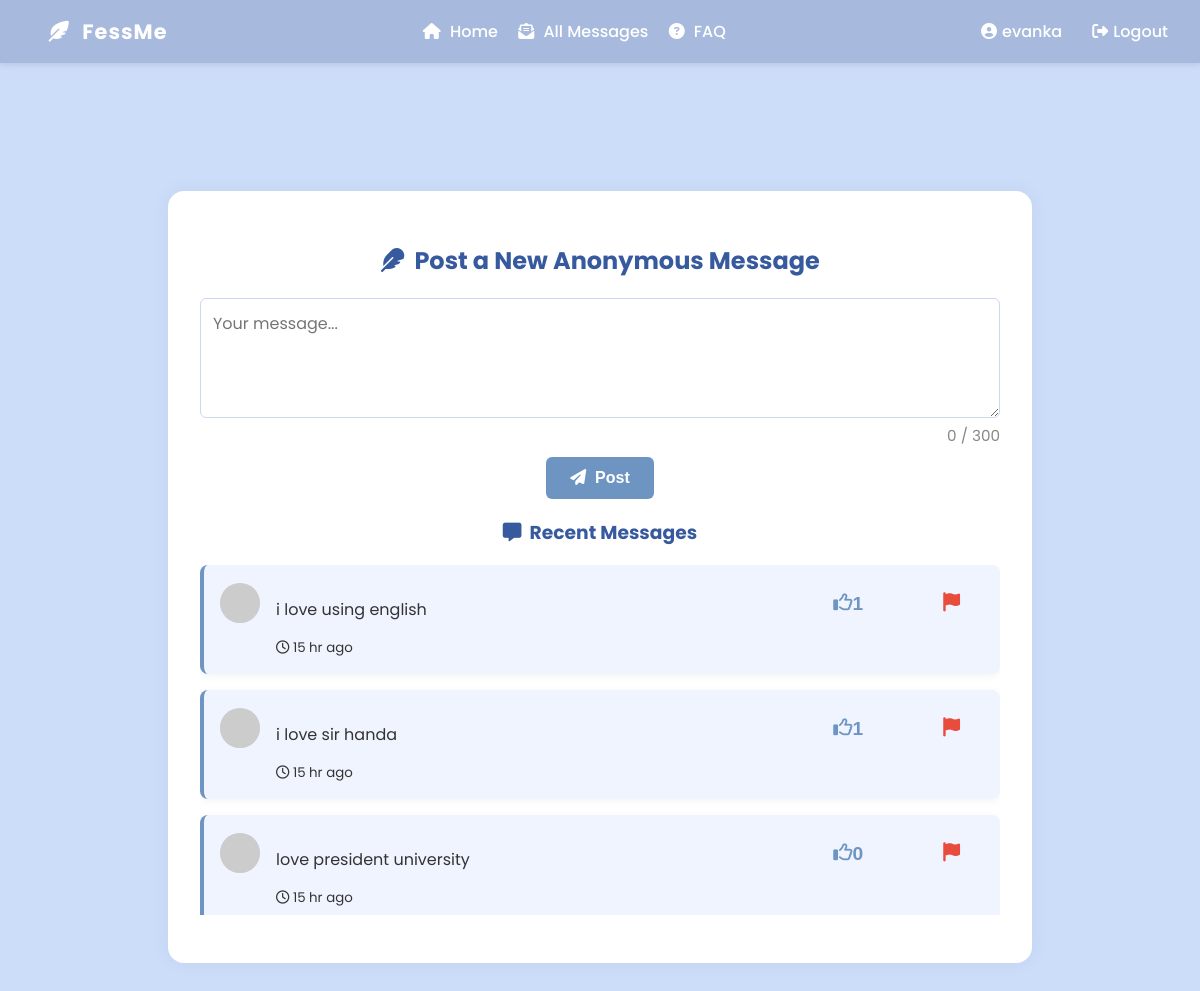
Screenshot of /body.php (signed in) with the database file from the repository.
### tables this page shows
CREATE TABLE `messages` (
  `id` int(11) NOT NULL,
  `user_id` int(11) DEFAULT NULL,
  `content` text NOT NULL,
  `created_at` timestamp NOT NULL DEFAULT current_timestamp()
);

### body.php (the view, shortened to what this page needs)
<?php
include 'db.php';
include 'navbar.php';
function timeAgo($datetime) {
    $timestamp = strtotime($datetime);
    $diff = time() - $timestamp;
    if ($diff < 86400) return floor($diff/3600) . ' hr ago';
    return floor($diff/31536000) . ' yr ago';
}
$can_post = true;
?>
<head>
    <link rel="stylesheet" href="css/style.css">
</head>
<body>
    <div class="container">
        <h2><i class="fa-solid fa-feather"></i>&nbsp; Post a New Anonymous Message</h2>
        <form method="POST" id="postForm" onsubmit="return confirmPost();">
            <textarea name="content" id="contentArea" maxlength="300" placeholder="Your message..." required></textarea>
            <div class="char-counter" id="charCounter">0 / 300</div>
            <div style="display: flex; justify-content: center;">
                <button type="submit" id="postBtn" <?= !$can_post ? 'disabled' : '' ?>><i class="fa-solid fa-paper-plane"></i> &nbsp;&nbsp;Post</button>
            </div>
        </form>
        <h3><i class="fa-solid fa-message"></i>&nbsp; Recent Messages</h3>
        <div class="scroll-messages">
        <?php
        $result = $conn->query("SELECT id, content, created_at, user_id FROM messages ORDER BY created_at DESC LIMIT 6");
        while ($row = $result->fetch_assoc()) {
            $msg_id = $row['id'];
            $avatar = 'https://api.dicebear.com/7.x/identicon/svg?seed=' . $msg_id;
            $like_count = $conn->query("SELECT COUNT(*) as cnt FROM likes WHERE message_id = $msg_id")->fetch_assoc()['cnt'];
            $liked = false;
            if (isset($_SESSION['user_id'])) {
                $check_like = $conn->prepare("SELECT id FROM likes WHERE user_id = ? AND message_id = ?");
                $check_like->bind_param("ii", $_SESSION['user_id'], $msg_id);
                $check_like->execute();
                $check_like->store_result();
                $liked = $check_like->num_rows > 0;
            }
            echo "<div class='message-card' style='display:flex; gap:16px; align-items:flex-start;'>
                    <img src='$avatar' alt='avatar' style='width:40px; height:40px; border-radius:50%; background:#e3e3f7; margin-top:2px;'>
                    <div style='flex:1;'>
                        <p>" . htmlspecialchars($row["content"]) . "</p>
                        <small><i class='fa-regular fa-clock'></i> " . timeAgo($row["created_at"]) . "</small>
                    </div>";
            echo "<form method='POST' style='margin-right:8px; display:inline;'><input type='hidden' name='like_id' value='$msg_id'><button type='submit' class='like-btn' title='Like' style='background:none; border:none; color:" . ($liked ? '#375a9e' : '#6e94c2') . "; font-size:1.2em;'><i class='fa-regular fa-thumbs-up'></i> $like_count</button></form>";
            echo "<button class='report-btn' style='background:none; border:none; color:#e74c3c; font-size:1.2em; margin-left:8px;' onclick='reportPost($msg_id)'><i class='fa-solid fa-flag'></i></button>";
            echo "</div>";
        }
        ?>
        </div>
    </div>
</body>

### css/style.css (style rules this page uses)
body { font-family: 'Poppins', sans-serif; background-color: #ccddfa; color: #333; margin: 0; padding: 0; }
.container { max-width: 800px; margin: 8rem auto; background: white; padding: 2rem; border-radius: 16px; box-shadow: 0 0 20px rgba(0,0,0,0.05); animation: fadeIn 1s ease; }
h2, h3 { text-align: center; color: #375a9e; }
input, textarea { display: block; width: 100%; margin: 0.5rem 0 1rem; padding: 0.75rem; border: 1px solid #ccd7f1; border-radius: 6px; font-size: 1rem; font-family: 'Poppins', sans-serif; }
textarea { min-height: 120px; resize: vertical; }
button { background-color: #6e94c2; color: white; border: none; cursor: pointer; padding: 0.75rem 1.5rem; border-radius: 6px; font-weight: bold; font-size: 1rem; transition: background-color 0.3s ease; justify-content: center; display: flex; }
.message-card { background-color: #f0f4ff; border-left: 4px solid #6e94c2; padding: 1rem; margin-bottom: 1rem; border-radius: 8px; box-shadow: 0 2px 8px rgba(0,0,0,0.05); transition: transform 0.3s ease; }
.char-counter { text-align: right; font-size: 0.95em; color: #888; margin-top: -10px; margin-bottom: 10px; }
.scroll-messages { max-height: 350px; overflow-y: auto; margin-bottom: 1rem; }
.message-card { animation: fadeInUp 0.7s; }

### rows the page displays
messages: content "i love using english", created_at "15 hr ago", like_count "1"
messages: content "i love sir handa", created_at "15 hr ago", like_count "1"
messages: content "love president university", created_at "15 hr ago", like_count "0"

### other values shown
$_SESSION["username"] "evanka"
